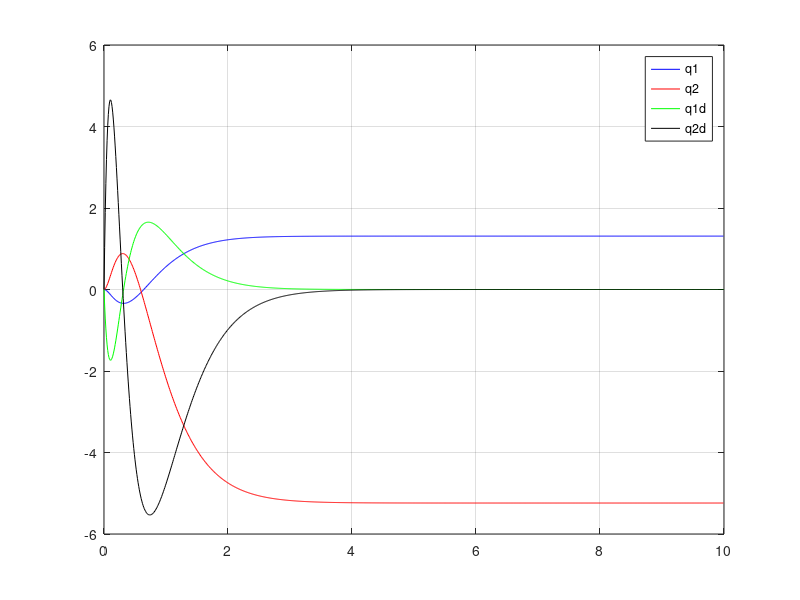
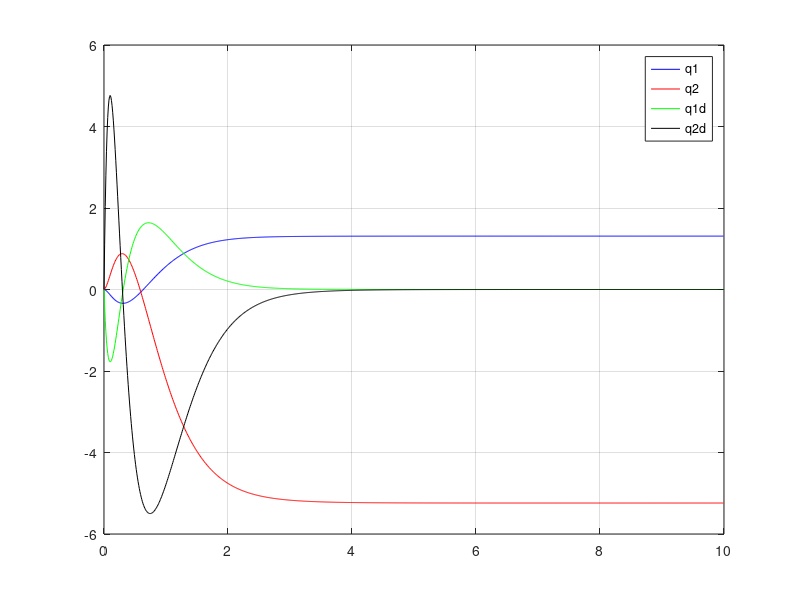

MATLAB code for these plots, in order:
% System definition
A = [0,         0,    1.0000,         0;
         0,         0,         0,    1.0000;
    11.6145,   -4.6833,         0,         0;
   -13.1787,   17.1688,         0,         0];
  

         
B = [0,0,-2.0645,5.5683]';


C = eye(4);
D = zeros(4,1);

% Q and R definition (Parameters for the controller)
Q = eye(4);
R = 1;

K = lqr(A,B,Q,R);
 
Ac = [(A-B*K)]
Bc = [B]
Cc = [C];
Dc = [D];

states = {'q1', 'q2', 'q1_dot','q2_dot'};
inputs = {'Torque'};
outputs = {'q1','q2','q1_dot','q2_dot'};

sys_cl = ss(Ac,Bc,Cc,Dc,'statename',states,'inputname',inputs,'outputname',outputs);

delta_t = 0.01;
t = 0:delta_t:10-delta_t;
T = 20;
Tc =T*ones(size(t));
[y,t,x]=lsim(sys_cl,Tc,t);

figure(1)
xlim([0 2]);
ylim([0 200]);
plot(t,y(:,1),'b',t,y(:,2),'r',t,y(:,3),'g',t,y(:,4),'k')
grid on
legend('q1','q2','q1d','q2d')


q1 = zeros(length(t),1);
q2 = zeros(length(t),1);
q1d = zeros(length(t),1);
q2d = zeros(length(t),1);
for i=2:1:length(t)
    q1dd = Ac(3,1)*(q1(i-1))+Ac(3,2)*q2(i-1)+Ac(3,3)*q1d(i-1)+Ac(3,4)*q2d(i-1)+Bc(3)*T;
    q2dd = Ac(4,1)*(q1(i-1))+Ac(4,2)*q2(i-1)+Ac(4,3)*q1d(i-1)+Ac(4,4)*q2d(i-1)+Bc(4)*T;
    q1d(i) = q1d(i-1)+delta_t*q1dd;
    q2d(i) = q2d(i-1)+delta_t*q2dd;
    q1(i) = q1(i-1)+delta_t*q1d(i);
    q2(i) = q2(i-1)+delta_t*q2d(i);
end

figure(2)
xlim([0 2]);
ylim([0 200]);
plot(t,q1,'b',t,q2,'r',t,q1d,'g',t,q2d,'k')
grid on
legend('q1','q2','q1d','q2d')
